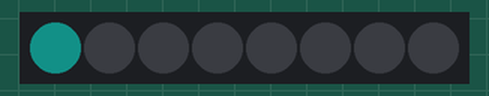
Simulated run of this program. Board: Raspberry Pi Pico running MicroPython. Parts: 8 RGB LEDs in strip order, left to right. Dim RGB values are drawn brighter than linear; random numbers come from a fixed seed.

Above: at 0.01 s.
At 4.69 s:
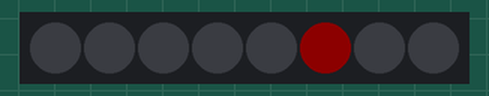
At 10.14 s:
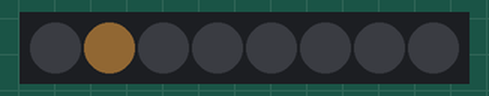
At 19.97 s:
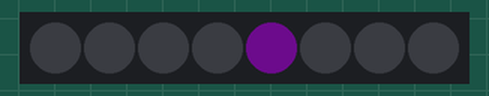
At 29.96 s:
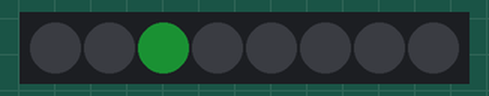
At 39.94 s:
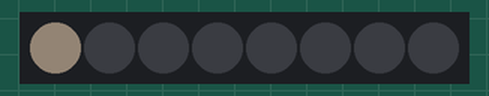
Timing chart, 0 to 40.0 s (numbered marks = the images above):
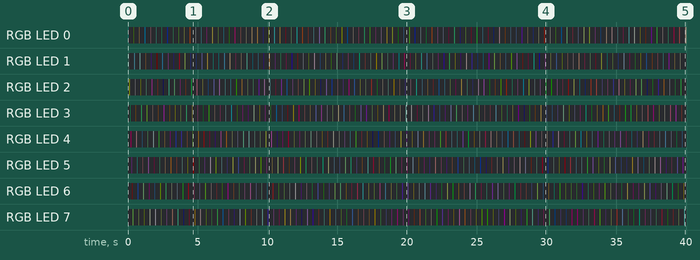

The program:

PB-09-6-11-Demo_Neopixel_random.py
```python
# Bibliotheken laden
from machine import Pin
from neopixel import NeoPixel
from time import sleep_ms
import random
# GPIO-Pin für WS2812
pin_np = 14

# Anzahl der LEDs
leds = 8

# Helligkeit: 0 bis 255
brightness = 20

# Geschwindigkeit (Millisekunden)
speed = 50

# Initialisierung WS2812/NeoPixel
np = NeoPixel(Pin(pin_np, Pin.OUT), leds)

# Wiederholung (Endlos-Schleife)
while True:
    for i in range (leds):
        # Nächste LED einschalten
        #np[i] = (brightness, brightness, brightness)
        np[i] = (int(random.random()*brightness), int(random.random()*brightness), int(random.random()*brightness))
        np.write()
        sleep_ms(speed)
        # LED zurücksetzen
        np[i] = (0, 0, 0)

"""
Die beiden Programme verwenden das NeoPixel-Modul, um Animationen auf einem
Streifen von WS2812/NeoPixel-LEDs auf dem Raspberry Pi Pico abzuspielen.
Der Hauptunterschied zwischen den beiden Programmen liegt jedoch in der
Art und Weise, wie die Farben für die LEDs generiert werden.

Im ersten Programm werden alle LEDs nacheinander auf eine feste Farbe
gesetzt (hier weiß mit einer bestimmten Helligkeit), bevor sie wieder
ausgeschaltet werden. Dies erzeugt eine Animation, bei der jede LED
kurzzeitig aufleuchtet und dann wieder erlischt. Die Helligkeit und
Geschwindigkeit der Animation können durch die entsprechenden Parameter
festgelegt werden.

Im zweiten Programm hingegen werden die Farben der LEDs zufällig generiert.
Anstelle einer festen Farbe werden für jede LED zufällige RGB-Werte (Rot, Grün, Blau)
zwischen 0 und der angegebenen Helligkeit generiert. Dies führt zu einer dynamischen
Animation, bei der die LEDs in zufälligen Farben aufleuchten und wieder erlöschen.
Durch die Verwendung von Zufallsfarben entsteht eine abwechslungsreiche und
interessante visuelle Wirkung.

Zusammenfassend lässt sich sagen, dass das erste Programm eine statische
Animation mit festen Farben erzeugt, während das zweite Programm eine dynamische
Animation mit zufällig generierten Farben erzeugt. Die Wahl zwischen den beiden
hängt von den gewünschten visuellen Effekten und dem gewünschten Verhalten
der LED-Animation ab.
"""
```
